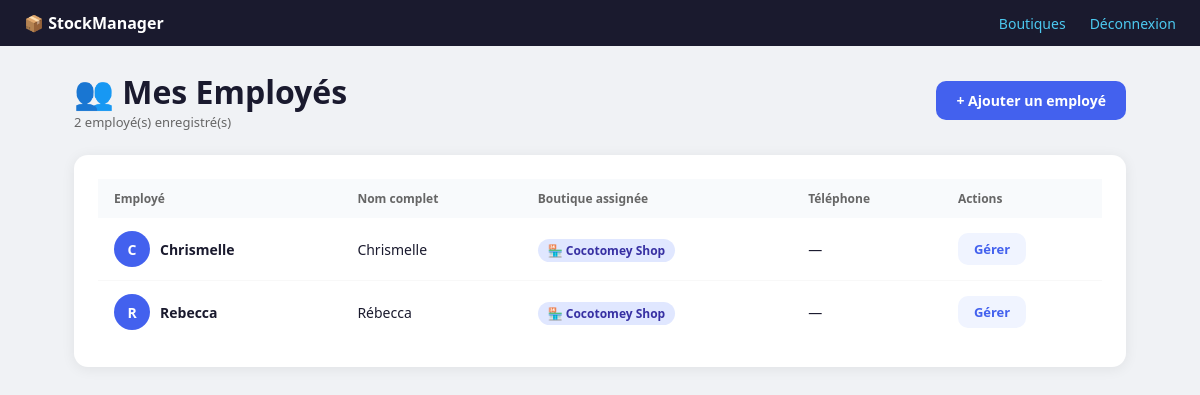
The app's page /employes/ (signed in) with its own data.
### stock/models.py (models this page shows, shortened)
class ProfilEmploye(models.Model):
    ROLE_CHOICES = [
        ('proprietaire', 'Propriétaire'),
        ('employe', 'Employé'),
    ]
    user = models.OneToOneField(User, on_delete=models.CASCADE, related_name='profil')
    boutique = models.ForeignKey(
        Boutique,
        on_delete=models.SET_NULL,
        null=True, blank=True,
        related_name='employes'
    )
    role = models.CharField(max_length=20, choices=ROLE_CHOICES, default='employe')
    telephone = models.CharField(max_length=20, blank=True)
    @property
    def est_proprietaire(self):
        return self.role == 'proprietaire'

class Boutique(models.Model):
    nom = models.CharField(max_length=100)
    adresse = models.CharField(max_length=255, blank=True)
    telephone = models.CharField(max_length=20, blank=True)
    proprietaire = models.ForeignKey(
        User,
        on_delete=models.CASCADE,
        related_name='boutiques'
    )
    date_creation = models.DateTimeField(auto_now_add=True)
    est_active = models.BooleanField(default=True)
    class Meta:
        verbose_name = "Boutique"
        ordering = ['nom']

### stock/views.py (the view)
# urls.py: path('employes/', views.employes_liste, name='employes_liste'),
@login_required
@proprietaire_requis
def employes_liste(request):
    user = request.user
    boutiques = Boutique.objects.filter(proprietaire=user)
    employes = ProfilEmploye.objects.filter(
        boutique__in=boutiques,
        role='employe'
    ).select_related('user', 'boutique').order_by('boutique__nom', 'user__username')
    return render(request, 'stock/employes_liste.html', {
        'employes': employes,
        'boutiques': boutiques,
    })

### stock/context_processors.py (called while the page is built)
def demandes_en_attente(request):
    if not request.user.is_authenticated:
        return {}
    try:
        if request.user.profil.est_proprietaire:
            boutiques = Boutique.objects.filter(proprietaire=request.user)
            nb = DemandeArrivage.objects.filter(
                boutique__in=boutiques,
                statut='en_attente'
            ).count()
            return {'nb_demandes_attente': nb}
    except Exception:
        pass
    return {'nb_demandes_attente': 0}

### stock/views.py (called while the page is built)
def proprietaire_requis(view_func):
    @wraps(view_func)
    def wrapper(request, *args, **kwargs):
        try:
            profil = request.user.profil
        except Exception:
            raise PermissionDenied
        if not profil.est_proprietaire:
            messages.error(request, "Accès réservé au propriétaire.")
            return redirect('pos')  # L'employé atterrit sur la caisse
        return view_func(request, *args, **kwargs)
    return wrapper

### stock/templates/stock/employes_liste.html (shortened to what this page needs)
{% extends 'stock/base.html' %}
{% block content %}
<div class="page-header">
    <div>
        <h1>👥 Mes Employés</h1>
        <p style="color:#666; font-size:13px;">{{ employes.count }} employé(s) enregistré(s)</p>
    </div>
    <a href="{% url 'employe_creer' %}" class="btn btn-primary">+ Ajouter un employé</a>
</div>
<div class="card">
    {% if employes %}
    <table>
        <thead>
            <tr>
                <th>Employé</th>
                <th>Nom complet</th>
                <th>Boutique assignée</th>
                <th>Téléphone</th>
                <th>Actions</th>
            </tr>
        </thead>
        <tbody>
            {% for emp in employes %}
            <tr>
                <td>
                    <div style="display:flex; align-items:center; gap:10px;">
                        <div class="avatar">{{ emp.user.username|first|upper }}</div>
                        <strong>{{ emp.user.username }}</strong>
                    </div>
                </td>
                <td>{{ emp.user.get_full_name|default:"—" }}</td>
                <td>
                    {% if emp.boutique %}
                        <span class="badge badge-employe">🏪 {{ emp.boutique.nom }}</span>
                    {% else %}
                        <span style="color:#aaa; font-size:13px;">Non assigné</span>
                    {% endif %}
                </td>
                <td>{{ emp.telephone|default:"—" }}</td>
                <td>
                    <a href="{% url 'employe_detail' emp.id %}" class="btn" style="background:#f0f4ff; color:#4361ee; padding:7px 16px; font-size:13px;">Gérer</a>
                </td>
            </tr>
            {% endfor %}
        </tbody>
    </table>
    {% else %}
    <div class="empty">
        <p style="font-size:40px">👤</p>
        <p>Aucun employé pour le moment.</p>
        <a href="{% url 'employe_creer' %}" class="btn btn-primary" style="margin-top:16px;">+ Créer le premier employé</a>
    </div>
    {% endif %}
</div>
{% endblock %}

### stock/templates/stock/base.html (style rules this page uses)
* { box-sizing: border-box; margin: 0; padding: 0; }
body { font-family: 'Segoe UI', sans-serif; background: #f0f2f5; color: #1a1a2e; }

### stock/templates/stock/employes_liste.html (style rules this page uses)
.page-header { display:flex; justify-content:space-between; align-items:center; margin-bottom:24px; flex-wrap:wrap; gap:12px; }
.btn { padding:10px 20px; border:none; border-radius:10px; font-size:14px; font-weight:600; cursor:pointer; text-decoration:none; display:inline-block; }
.btn-primary { background:#4361ee; color:white; }
.card { background:white; border-radius:14px; padding:24px; box-shadow:0 2px 14px rgba(0,0,0,.07); }
table { width:100%; border-collapse:collapse; font-size:14px; }
th { text-align:left; padding:11px 16px; background:#f8fafc; color:#666; font-size:12px; font-weight:600; }
td { padding:13px 16px; border-bottom:1px solid #f8f8f8; vertical-align:middle; }
tr:last-child td { border-bottom:none; }
.avatar { width:36px; height:36px; border-radius:50%; background:#4361ee; color:white; display:flex; align-items:center; justify-content:center; font-size:14px; font-weight:700; }
.badge { padding:3px 10px; border-radius:20px; font-size:12px; font-weight:600; }
.badge-employe { background:#e0e7ff; color:#3730a3; }

### records on screen
ProfilEmploye: user.username|first "C", user.username "Chrismelle", user.get_full_name "Chrismelle", boutique.nom "Cocotomey Shop", telephone "—"
ProfilEmploye: user.username|first "R", user.username "Rebecca", user.get_full_name "Rébecca", boutique.nom "Cocotomey Shop", telephone "—"

### other values on screen
{{ employes.count }} "2"
